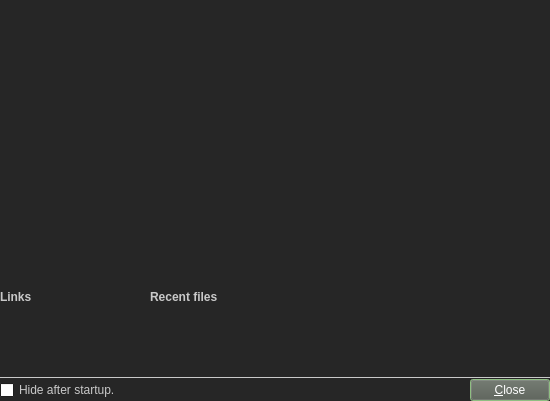
<?xml version="1.0" encoding="utf-8"?>
<ui version="4.0">
 <author>
    SPDX-FileCopyrightText: none
    SPDX-License-Identifier: GPL-3.0-or-later
  </author>
 <class>WdgSplash</class>
 <widget class="QWidget" name="WdgSplash">
  <property name="geometry">
   <rect>
    <x>0</x>
    <y>0</y>
    <width>550</width>
    <height>401</height>
   </rect>
  </property>
  <property name="sizePolicy">
   <sizepolicy hsizetype="Fixed" vsizetype="Preferred">
    <horstretch>0</horstretch>
    <verstretch>0</verstretch>
   </sizepolicy>
  </property>
  <property name="palette">
   <palette>
    <active>
     <colorrole role="WindowText">
      <brush brushstyle="SolidPattern">
       <color alpha="255">
        <red>201</red>
        <green>201</green>
        <blue>201</blue>
       </color>
      </brush>
     </colorrole>
     <colorrole role="Button">
      <brush brushstyle="SolidPattern">
       <color alpha="255">
        <red>64</red>
        <green>64</green>
        <blue>64</blue>
       </color>
      </brush>
     </colorrole>
     <colorrole role="Dark">
      <brush brushstyle="SolidPattern">
       <color alpha="255">
        <red>34</red>
        <green>32</green>
        <blue>31</blue>
       </color>
      </brush>
     </colorrole>
     <colorrole role="Text">
      <brush brushstyle="SolidPattern">
       <color alpha="255">
        <red>20</red>
        <green>19</green>
        <blue>18</blue>
       </color>
      </brush>
     </colorrole>
     <colorrole role="ButtonText">
      <brush brushstyle="SolidPattern">
       <color alpha="255">
        <red>201</red>
        <green>201</green>
        <blue>201</blue>
       </color>
      </brush>
     </colorrole>
     <colorrole role="Base">
      <brush brushstyle="SolidPattern">
       <color alpha="255">
        <red>255</red>
        <green>255</green>
        <blue>255</blue>
       </color>
      </brush>
     </colorrole>
     <colorrole role="Window">
      <brush brushstyle="SolidPattern">
       <color alpha="255">
        <red>38</red>
        <green>38</green>
        <blue>38</blue>
       </color>
      </brush>
     </colorrole>
     <colorrole role="Highlight">
      <brush brushstyle="SolidPattern">
       <color alpha="255">
        <red>153</red>
        <green>204</green>
        <blue>139</blue>
       </color>
      </brush>
     </colorrole>
     <colorrole role="Link">
      <brush brushstyle="SolidPattern">
       <color alpha="255">
        <red>233</red>
        <green>233</green>
        <blue>233</blue>
       </color>
      </brush>
     </colorrole>
     <colorrole role="LinkVisited">
      <brush brushstyle="SolidPattern">
       <color alpha="255">
        <red>202</red>
        <green>107</green>
        <blue>122</blue>
       </color>
      </brush>
     </colorrole>
    </active>
    <inactive>
     <colorrole role="WindowText">
      <brush brushstyle="SolidPattern">
       <color alpha="255">
        <red>201</red>
        <green>201</green>
        <blue>201</blue>
       </color>
      </brush>
     </colorrole>
     <colorrole role="Button">
      <brush brushstyle="SolidPattern">
       <color alpha="255">
        <red>64</red>
        <green>64</green>
        <blue>64</blue>
       </color>
      </brush>
     </colorrole>
     <colorrole role="Dark">
      <brush brushstyle="SolidPattern">
       <color alpha="255">
        <red>34</red>
        <green>32</green>
        <blue>31</blue>
       </color>
      </brush>
     </colorrole>
     <colorrole role="Text">
      <brush brushstyle="SolidPattern">
       <color alpha="255">
        <red>20</red>
        <green>19</green>
        <blue>18</blue>
       </color>
      </brush>
     </colorrole>
     <colorrole role="ButtonText">
      <brush brushstyle="SolidPattern">
       <color alpha="255">
        <red>201</red>
        <green>201</green>
        <blue>201</blue>
       </color>
      </brush>
     </colorrole>
     <colorrole role="Base">
      <brush brushstyle="SolidPattern">
       <color alpha="255">
        <red>255</red>
        <green>255</green>
        <blue>255</blue>
       </color>
      </brush>
     </colorrole>
     <colorrole role="Window">
      <brush brushstyle="SolidPattern">
       <color alpha="255">
        <red>38</red>
        <green>38</green>
        <blue>38</blue>
       </color>
      </brush>
     </colorrole>
     <colorrole role="Highlight">
      <brush brushstyle="SolidPattern">
       <color alpha="255">
        <red>153</red>
        <green>204</green>
        <blue>139</blue>
       </color>
      </brush>
     </colorrole>
     <colorrole role="Link">
      <brush brushstyle="SolidPattern">
       <color alpha="255">
        <red>233</red>
        <green>233</green>
        <blue>233</blue>
       </color>
      </brush>
     </colorrole>
     <colorrole role="LinkVisited">
      <brush brushstyle="SolidPattern">
       <color alpha="255">
        <red>202</red>
        <green>107</green>
        <blue>122</blue>
       </color>
      </brush>
     </colorrole>
    </inactive>
    <disabled>
     <colorrole role="WindowText">
      <brush brushstyle="SolidPattern">
       <color alpha="255">
        <red>34</red>
        <green>32</green>
        <blue>31</blue>
       </color>
      </brush>
     </colorrole>
     <colorrole role="Button">
      <brush brushstyle="SolidPattern">
       <color alpha="255">
        <red>64</red>
        <green>64</green>
        <blue>64</blue>
       </color>
      </brush>
     </colorrole>
     <colorrole role="Dark">
      <brush brushstyle="SolidPattern">
       <color alpha="255">
        <red>34</red>
        <green>32</green>
        <blue>31</blue>
       </color>
      </brush>
     </colorrole>
     <colorrole role="Text">
      <brush brushstyle="SolidPattern">
       <color alpha="255">
        <red>34</red>
        <green>32</green>
        <blue>31</blue>
       </color>
      </brush>
     </colorrole>
     <colorrole role="ButtonText">
      <brush brushstyle="SolidPattern">
       <color alpha="255">
        <red>34</red>
        <green>32</green>
        <blue>31</blue>
       </color>
      </brush>
     </colorrole>
     <colorrole role="Base">
      <brush brushstyle="SolidPattern">
       <color alpha="255">
        <red>38</red>
        <green>38</green>
        <blue>38</blue>
       </color>
      </brush>
     </colorrole>
     <colorrole role="Window">
      <brush brushstyle="SolidPattern">
       <color alpha="255">
        <red>38</red>
        <green>38</green>
        <blue>38</blue>
       </color>
      </brush>
     </colorrole>
     <colorrole role="Highlight">
      <brush brushstyle="SolidPattern">
       <color alpha="255">
        <red>209</red>
        <green>204</green>
        <blue>202</blue>
       </color>
      </brush>
     </colorrole>
     <colorrole role="Link">
      <brush brushstyle="SolidPattern">
       <color alpha="255">
        <red>233</red>
        <green>233</green>
        <blue>233</blue>
       </color>
      </brush>
     </colorrole>
     <colorrole role="LinkVisited">
      <brush brushstyle="SolidPattern">
       <color alpha="255">
        <red>202</red>
        <green>107</green>
        <blue>122</blue>
       </color>
      </brush>
     </colorrole>
    </disabled>
   </palette>
  </property>
  <property name="font">
   <font>
    <kerning>true</kerning>
   </font>
  </property>
  <property name="windowTitle">
   <string>Krita</string>
  </property>
  <property name="windowOpacity">
   <double>1.000000000000000</double>
  </property>
  <layout class="QVBoxLayout" name="verticalLayout_4">
   <property name="spacing">
    <number>0</number>
   </property>
   <property name="leftMargin">
    <number>0</number>
   </property>
   <property name="topMargin">
    <number>0</number>
   </property>
   <property name="rightMargin">
    <number>0</number>
   </property>
   <property name="bottomMargin">
    <number>0</number>
   </property>
   <item>
    <widget class="QLabel" name="lblSplash">
     <property name="enabled">
      <bool>true</bool>
     </property>
     <property name="sizePolicy">
      <sizepolicy hsizetype="Preferred" vsizetype="Preferred">
       <horstretch>0</horstretch>
       <verstretch>0</verstretch>
      </sizepolicy>
     </property>
     <property name="minimumSize">
      <size>
       <width>504</width>
       <height>290</height>
      </size>
     </property>
     <property name="maximumSize">
      <size>
       <width>550</width>
       <height>290</height>
      </size>
     </property>
     <property name="font">
      <font>
       <kerning>false</kerning>
      </font>
     </property>
     <property name="frameShape">
      <enum>QFrame::NoFrame</enum>
     </property>
     <property name="frameShadow">
      <enum>QFrame::Plain</enum>
     </property>
     <property name="lineWidth">
      <number>0</number>
     </property>
     <property name="text">
      <string/>
     </property>
     <property name="textFormat">
      <enum>Qt::AutoText</enum>
     </property>
     <property name="scaledContents">
      <bool>false</bool>
     </property>
     <property name="alignment">
      <set>Qt::AlignHCenter|Qt::AlignTop</set>
     </property>
     <property name="wordWrap">
      <bool>false</bool>
     </property>
     <property name="margin">
      <number>0</number>
     </property>
     <property name="indent">
      <number>0</number>
     </property>
    </widget>
   </item>
   <item>
    <layout class="QHBoxLayout" name="filesLayout">
     <property name="spacing">
      <number>0</number>
     </property>
     <property name="leftMargin">
      <number>0</number>
     </property>
     <property name="topMargin">
      <number>0</number>
     </property>
     <property name="rightMargin">
      <number>0</number>
     </property>
     <property name="bottomMargin">
      <number>0</number>
     </property>
     <item>
      <layout class="QVBoxLayout" name="verticalLayout_2">
       <property name="spacing">
        <number>0</number>
       </property>
       <property name="leftMargin">
        <number>0</number>
       </property>
       <property name="bottomMargin">
        <number>0</number>
       </property>
       <item>
        <widget class="QLabel" name="lblLinks">
         <property name="sizePolicy">
          <sizepolicy hsizetype="Minimum" vsizetype="Fixed">
           <horstretch>0</horstretch>
           <verstretch>0</verstretch>
          </sizepolicy>
         </property>
         <property name="minimumSize">
          <size>
           <width>150</width>
           <height>0</height>
          </size>
         </property>
         <property name="styleSheet">
          <string notr="true"/>
         </property>
         <property name="text">
          <string>&lt;html&gt;&lt;head/&gt;&lt;body&gt;&lt;p align=&quot;left&quot;&gt;&lt;span style=&quot; font-weight:600;&quot;&gt;Links&lt;/span&gt;&lt;/p&gt;&lt;/body&gt;&lt;/html&gt;</string>
         </property>
         <property name="textFormat">
          <enum>Qt::RichText</enum>
         </property>
         <property name="alignment">
          <set>Qt::AlignLeading|Qt::AlignLeft|Qt::AlignTop</set>
         </property>
         <property name="openExternalLinks">
          <bool>true</bool>
         </property>
        </widget>
       </item>
       <item>
        <spacer name="verticalSpacer">
         <property name="orientation">
          <enum>Qt::Vertical</enum>
         </property>
         <property name="sizeHint" stdset="0">
          <size>
           <width>20</width>
           <height>0</height>
          </size>
         </property>
        </spacer>
       </item>
      </layout>
     </item>
     <item>
      <layout class="QVBoxLayout" name="verticalLayout_3">
       <property name="spacing">
        <number>0</number>
       </property>
       <property name="rightMargin">
        <number>0</number>
       </property>
       <property name="bottomMargin">
        <number>0</number>
       </property>
       <item>
        <widget class="QLabel" name="lblRecent">
         <property name="sizePolicy">
          <sizepolicy hsizetype="Minimum" vsizetype="Fixed">
           <horstretch>0</horstretch>
           <verstretch>0</verstretch>
          </sizepolicy>
         </property>
         <property name="minimumSize">
          <size>
           <width>150</width>
           <height>0</height>
          </size>
         </property>
         <property name="text">
          <string>&lt;html&gt;&lt;head/&gt;&lt;body&gt;&lt;p align=&quot;left&quot;&gt;&lt;span style=&quot; font-weight:600;&quot;&gt;Recent files&lt;/span&gt;&lt;/p&gt;&lt;/body&gt;&lt;/html&gt;</string>
         </property>
         <property name="textFormat">
          <enum>Qt::RichText</enum>
         </property>
         <property name="alignment">
          <set>Qt::AlignLeading|Qt::AlignLeft|Qt::AlignTop</set>
         </property>
         <property name="openExternalLinks">
          <bool>false</bool>
         </property>
        </widget>
       </item>
       <item>
        <spacer name="verticalSpacer_2">
         <property name="orientation">
          <enum>Qt::Vertical</enum>
         </property>
         <property name="sizeType">
          <enum>QSizePolicy::Expanding</enum>
         </property>
         <property name="sizeHint" stdset="0">
          <size>
           <width>20</width>
           <height>0</height>
          </size>
         </property>
        </spacer>
       </item>
      </layout>
     </item>
     <item>
      <spacer name="horizontalSpacer">
       <property name="orientation">
        <enum>Qt::Horizontal</enum>
       </property>
       <property name="sizeType">
        <enum>QSizePolicy::MinimumExpanding</enum>
       </property>
       <property name="sizeHint" stdset="0">
        <size>
         <width>0</width>
         <height>0</height>
        </size>
       </property>
      </spacer>
     </item>
    </layout>
   </item>
   <item>
    <spacer name="verticalSpacer_3">
     <property name="orientation">
      <enum>Qt::Vertical</enum>
     </property>
     <property name="sizeType">
      <enum>QSizePolicy::MinimumExpanding</enum>
     </property>
     <property name="sizeHint" stdset="0">
      <size>
       <width>5</width>
       <height>0</height>
      </size>
     </property>
    </spacer>
   </item>
   <item>
    <widget class="Line" name="line">
     <property name="frameShadow">
      <enum>QFrame::Plain</enum>
     </property>
     <property name="orientation">
      <enum>Qt::Horizontal</enum>
     </property>
    </widget>
   </item>
   <item>
    <layout class="QHBoxLayout" name="actionControlsLayout">
     <property name="spacing">
      <number>0</number>
     </property>
     <property name="leftMargin">
      <number>0</number>
     </property>
     <property name="topMargin">
      <number>0</number>
     </property>
     <property name="rightMargin">
      <number>0</number>
     </property>
     <property name="bottomMargin">
      <number>0</number>
     </property>
     <item>
      <widget class="QCheckBox" name="chkShowAtStartup">
       <property name="sizePolicy">
        <sizepolicy hsizetype="MinimumExpanding" vsizetype="Fixed">
         <horstretch>0</horstretch>
         <verstretch>0</verstretch>
        </sizepolicy>
       </property>
       <property name="text">
        <string>Hide after startup.</string>
       </property>
      </widget>
     </item>
     <item>
      <widget class="QPushButton" name="bnClose">
       <property name="palette">
        <palette>
         <active>
          <colorrole role="WindowText">
           <brush brushstyle="SolidPattern">
            <color alpha="255">
             <red>255</red>
             <green>255</green>
             <blue>255</blue>
            </color>
           </brush>
          </colorrole>
          <colorrole role="Button">
           <brush brushstyle="SolidPattern">
            <color alpha="255">
             <red>78</red>
             <green>78</green>
             <blue>78</blue>
            </color>
           </brush>
          </colorrole>
          <colorrole role="Light">
           <brush brushstyle="SolidPattern">
            <color alpha="255">
             <red>117</red>
             <green>117</green>
             <blue>117</blue>
            </color>
           </brush>
          </colorrole>
          <colorrole role="Midlight">
           <brush brushstyle="SolidPattern">
            <color alpha="255">
             <red>97</red>
             <green>97</green>
             <blue>97</blue>
            </color>
           </brush>
          </colorrole>
          <colorrole role="Dark">
           <brush brushstyle="SolidPattern">
            <color alpha="255">
             <red>39</red>
             <green>39</green>
             <blue>39</blue>
            </color>
           </brush>
          </colorrole>
          <colorrole role="Mid">
           <brush brushstyle="SolidPattern">
            <color alpha="255">
             <red>52</red>
             <green>52</green>
             <blue>52</blue>
            </color>
           </brush>
          </colorrole>
          <colorrole role="Text">
           <brush brushstyle="SolidPattern">
            <color alpha="255">
             <red>255</red>
             <green>255</green>
             <blue>255</blue>
            </color>
           </brush>
          </colorrole>
          <colorrole role="BrightText">
           <brush brushstyle="SolidPattern">
            <color alpha="255">
             <red>255</red>
             <green>255</green>
             <blue>255</blue>
            </color>
           </brush>
          </colorrole>
          <colorrole role="ButtonText">
           <brush brushstyle="SolidPattern">
            <color alpha="255">
             <red>255</red>
             <green>255</green>
             <blue>255</blue>
            </color>
           </brush>
          </colorrole>
          <colorrole role="Base">
           <brush brushstyle="SolidPattern">
            <color alpha="255">
             <red>0</red>
             <green>0</green>
             <blue>0</blue>
            </color>
           </brush>
          </colorrole>
          <colorrole role="Window">
           <brush brushstyle="SolidPattern">
            <color alpha="255">
             <red>78</red>
             <green>78</green>
             <blue>78</blue>
            </color>
           </brush>
          </colorrole>
          <colorrole role="Shadow">
           <brush brushstyle="SolidPattern">
            <color alpha="255">
             <red>0</red>
             <green>0</green>
             <blue>0</blue>
            </color>
           </brush>
          </colorrole>
          <colorrole role="AlternateBase">
           <brush brushstyle="SolidPattern">
            <color alpha="255">
             <red>39</red>
             <green>39</green>
             <blue>39</blue>
            </color>
           </brush>
          </colorrole>
          <colorrole role="ToolTipBase">
           <brush brushstyle="SolidPattern">
            <color alpha="255">
             <red>255</red>
             <green>255</green>
             <blue>220</blue>
            </color>
           </brush>
          </colorrole>
          <colorrole role="ToolTipText">
           <brush brushstyle="SolidPattern">
            <color alpha="255">
             <red>0</red>
             <green>0</green>
             <blue>0</blue>
            </color>
           </brush>
          </colorrole>
         </active>
         <inactive>
          <colorrole role="WindowText">
           <brush brushstyle="SolidPattern">
            <color alpha="255">
             <red>255</red>
             <green>255</green>
             <blue>255</blue>
            </color>
           </brush>
          </colorrole>
          <colorrole role="Button">
           <brush brushstyle="SolidPattern">
            <color alpha="255">
             <red>78</red>
             <green>78</green>
             <blue>78</blue>
            </color>
           </brush>
          </colorrole>
          <colorrole role="Light">
           <brush brushstyle="SolidPattern">
            <color alpha="255">
             <red>117</red>
             <green>117</green>
             <blue>117</blue>
            </color>
           </brush>
          </colorrole>
          <colorrole role="Midlight">
           <brush brushstyle="SolidPattern">
            <color alpha="255">
             <red>97</red>
             <green>97</green>
             <blue>97</blue>
            </color>
           </brush>
          </colorrole>
          <colorrole role="Dark">
           <brush brushstyle="SolidPattern">
            <color alpha="255">
             <red>39</red>
             <green>39</green>
             <blue>39</blue>
            </color>
           </brush>
          </colorrole>
          <colorrole role="Mid">
           <brush brushstyle="SolidPattern">
            <color alpha="255">
             <red>52</red>
             <green>52</green>
             <blue>52</blue>
            </color>
           </brush>
          </colorrole>
          <colorrole role="Text">
           <brush brushstyle="SolidPattern">
            <color alpha="255">
             <red>255</red>
             <green>255</green>
             <blue>255</blue>
            </color>
           </brush>
          </colorrole>
          <colorrole role="BrightText">
           <brush brushstyle="SolidPattern">
            <color alpha="255">
             <red>255</red>
             <green>255</green>
             <blue>255</blue>
            </color>
           </brush>
          </colorrole>
          <colorrole role="ButtonText">
           <brush brushstyle="SolidPattern">
            <color alpha="255">
             <red>255</red>
             <green>255</green>
             <blue>255</blue>
            </color>
           </brush>
          </colorrole>
          <colorrole role="Base">
           <brush brushstyle="SolidPattern">
            <color alpha="255">
             <red>0</red>
             <green>0</green>
             <blue>0</blue>
            </color>
           </brush>
          </colorrole>
          <colorrole role="Window">
           <brush brushstyle="SolidPattern">
            <color alpha="255">
             <red>78</red>
             <green>78</green>
             <blue>78</blue>
            </color>
           </brush>
          </colorrole>
          <colorrole role="Shadow">
           <brush brushstyle="SolidPattern">
            <color alpha="255">
             <red>0</red>
             <green>0</green>
             <blue>0</blue>
            </color>
           </brush>
          </colorrole>
          <colorrole role="AlternateBase">
           <brush brushstyle="SolidPattern">
            <color alpha="255">
             <red>39</red>
             <green>39</green>
             <blue>39</blue>
            </color>
           </brush>
          </colorrole>
          <colorrole role="ToolTipBase">
           <brush brushstyle="SolidPattern">
            <color alpha="255">
             <red>255</red>
             <green>255</green>
             <blue>220</blue>
            </color>
           </brush>
          </colorrole>
          <colorrole role="ToolTipText">
           <brush brushstyle="SolidPattern">
            <color alpha="255">
             <red>0</red>
             <green>0</green>
             <blue>0</blue>
            </color>
           </brush>
          </colorrole>
         </inactive>
         <disabled>
          <colorrole role="WindowText">
           <brush brushstyle="SolidPattern">
            <color alpha="255">
             <red>39</red>
             <green>39</green>
             <blue>39</blue>
            </color>
           </brush>
          </colorrole>
          <colorrole role="Button">
           <brush brushstyle="SolidPattern">
            <color alpha="255">
             <red>78</red>
             <green>78</green>
             <blue>78</blue>
            </color>
           </brush>
          </colorrole>
          <colorrole role="Light">
           <brush brushstyle="SolidPattern">
            <color alpha="255">
             <red>117</red>
             <green>117</green>
             <blue>117</blue>
            </color>
           </brush>
          </colorrole>
          <colorrole role="Midlight">
           <brush brushstyle="SolidPattern">
            <color alpha="255">
             <red>97</red>
             <green>97</green>
             <blue>97</blue>
            </color>
           </brush>
          </colorrole>
          <colorrole role="Dark">
           <brush brushstyle="SolidPattern">
            <color alpha="255">
             <red>39</red>
             <green>39</green>
             <blue>39</blue>
            </color>
           </brush>
          </colorrole>
          <colorrole role="Mid">
           <brush brushstyle="SolidPattern">
            <color alpha="255">
             <red>52</red>
             <green>52</green>
             <blue>52</blue>
            </color>
           </brush>
          </colorrole>
          <colorrole role="Text">
           <brush brushstyle="SolidPattern">
            <color alpha="255">
             <red>39</red>
             <green>39</green>
             <blue>39</blue>
            </color>
           </brush>
          </colorrole>
          <colorrole role="BrightText">
           <brush brushstyle="SolidPattern">
            <color alpha="255">
             <red>255</red>
             <green>255</green>
             <blue>255</blue>
            </color>
           </brush>
          </colorrole>
          <colorrole role="ButtonText">
           <brush brushstyle="SolidPattern">
            <color alpha="255">
             <red>39</red>
             <green>39</green>
             <blue>39</blue>
            </color>
           </brush>
          </colorrole>
          <colorrole role="Base">
           <brush brushstyle="SolidPattern">
            <color alpha="255">
             <red>78</red>
             <green>78</green>
             <blue>78</blue>
            </color>
           </brush>
          </colorrole>
          <colorrole role="Window">
           <brush brushstyle="SolidPattern">
            <color alpha="255">
             <red>78</red>
             <green>78</green>
             <blue>78</blue>
            </color>
           </brush>
          </colorrole>
          <colorrole role="Shadow">
           <brush brushstyle="SolidPattern">
            <color alpha="255">
             <red>0</red>
             <green>0</green>
             <blue>0</blue>
            </color>
           </brush>
          </colorrole>
          <colorrole role="AlternateBase">
           <brush brushstyle="SolidPattern">
            <color alpha="255">
             <red>78</red>
             <green>78</green>
             <blue>78</blue>
            </color>
           </brush>
          </colorrole>
          <colorrole role="ToolTipBase">
           <brush brushstyle="SolidPattern">
            <color alpha="255">
             <red>255</red>
             <green>255</green>
             <blue>220</blue>
            </color>
           </brush>
          </colorrole>
          <colorrole role="ToolTipText">
           <brush brushstyle="SolidPattern">
            <color alpha="255">
             <red>0</red>
             <green>0</green>
             <blue>0</blue>
            </color>
           </brush>
          </colorrole>
         </disabled>
        </palette>
       </property>
       <property name="text">
        <string>&amp;Close</string>
       </property>
       <property name="autoDefault">
        <bool>true</bool>
       </property>
       <property name="default">
        <bool>true</bool>
       </property>
       <property name="flat">
        <bool>false</bool>
       </property>
      </widget>
     </item>
    </layout>
   </item>
  </layout>
 </widget>
 <resources/>
 <connections/>
</ui>
